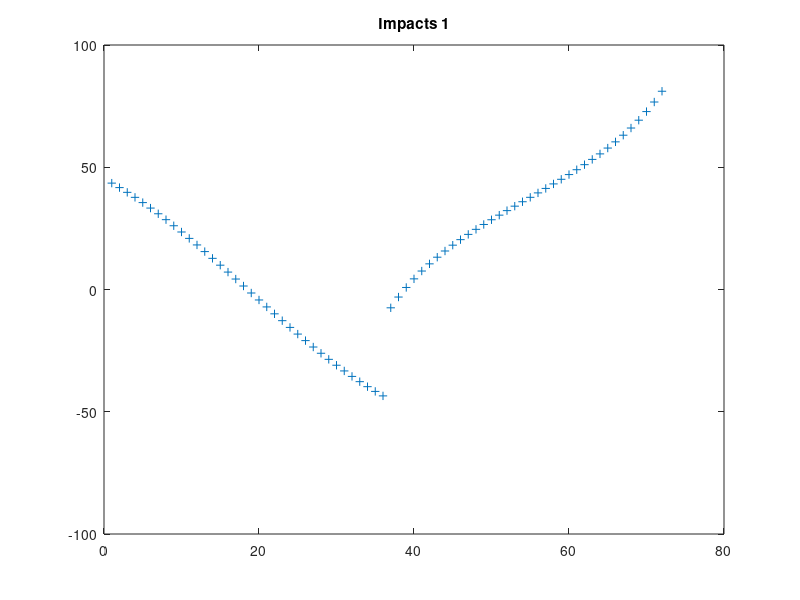
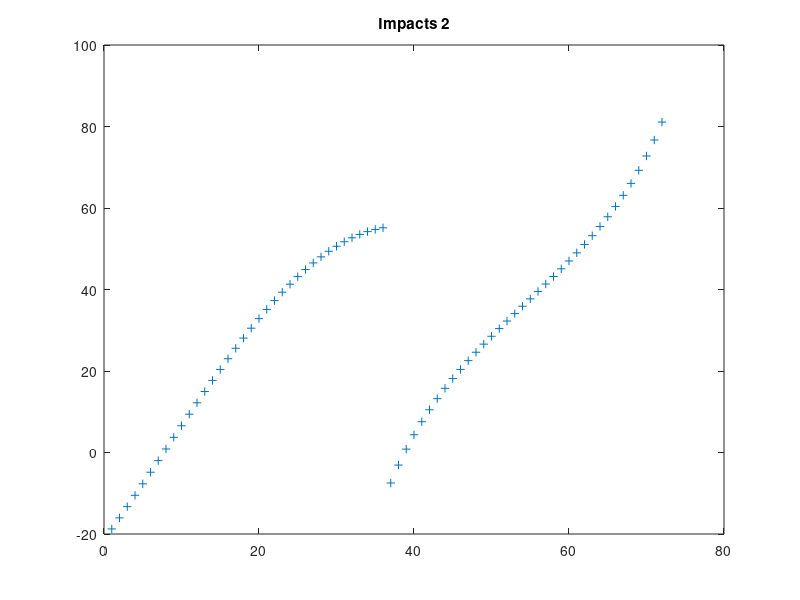
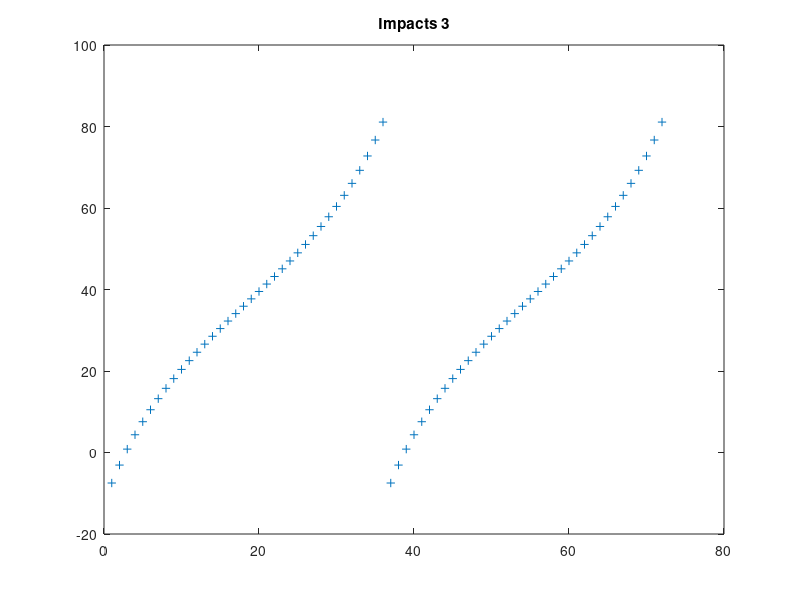
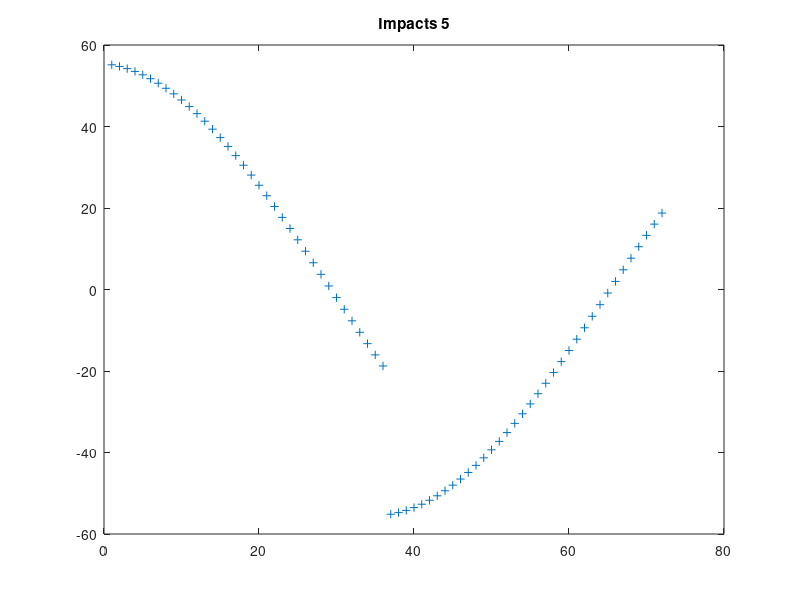

These charts were generated, in order, by the following MATLAB code:
% Aaron Hossack
% Jan 17th 2012
%
% Updated June 2013
clear all; close all; clc;
addpath('~/IDS/Matlab/');
%addAllThePaths;
cd('T:\RChandra\NewCodes\Geometry');
%
% This code takes calibration data from backlighting the new IDS fibers
% onto a screen to determine the angle, volume, and impact parameters of
% the various chords.
% clear all; close all; clc;
%% Settings
saveLength71 = 0; % save chrod lengths for 71 degree port chords

save1 = 0; % save 'impacts' as 'impacts1.mat'.  This configuration has the 
           % 'Upper/Long' fiber (smaller channel numbers) in the "old"
           % reentrant port at 71 degrees in machine coordinates.  Channel
           % 1 is oriented toward the top of the machine and channel 36 the
           % bottom.  The 'lower/short' fiber is on an axial port at 45
           % degrees on the X side of the machine.  Channel 37 is looking
           % toward the the small cones (inboard) and channel 72 is looking
           % toward the ring (outboard).
           
saveNim1 = 0; % save 'IDScoords.mat' with 'origin' and 'IDSchords' variables
           
save2 = 0; % save 'impacts' as 'impacts2.mat'.  This configuration has the 
           % 'Upper/Long' fiber in the upper mohawk port #6 with the fiber
           % fan in midplane.  Channel 1 is aimed down toward the bottom of
           % the machine and channel 36 is aimed up.  The 'lower/short'
           % fiber is on an axial port (either 45 or 270 degrees) with
           % channel 37 always aiming inboard, same as 'impacts1'.
           
saveLengthMohawk = 0; % save chord lengths for the above configuration
           
save3 = 0; % save 'impacts' as 'impacts3.mat'.  This is a special
           % configuration for velocity zeroing where the 'Upper/Long'
           % fiber is on the X side 135 degree port and the 'lower/short'
           % fiber is on the Y side 135 degree port.  Channels 1 and 37
           % both aim toward the geometric axis and 36 and 72 aim toward
           % the ring.
           
save4 = 0; % save 'impacts' as 'impacts4.mat'.  This has the long fiber in 
           % the mohawk port, just as in configuration 2, but rotated 90
           % degrees counter clockwise.  Channel 1 faces the y side
           % (positive z direction).

save5 = 1; % save 'impacts' as 'impacts5'. Upper mowhawk #6, lower mowhawk 
           % #6.
% raw = [247.5, 250.5, 253.5, 256.5, 259.5, 263.0,... % real unaltered data
%     265.5, 268.0, 271.0, 274.0, 277.0,...
%     280.0, 282.5, 285.0, 287.5, 290.5,...
%     293.0, 295.5, 298.5, 301.0, 304.0,...
%     306.5, 309.5, 312.0, 315.0, 318.0,...
%     321.0, 324.0, 327.0, 330.0, 332.5,...
%     336.0, 339.0];

% raw = [244.6, 247.5, 250.5, 253.5, 256.5, 259.5, 263.0,... % filling in extra 3 points
%     265.5, 268.0, 271.0, 274.0, 277.0,...
%     280.0, 282.5, 285.0, 287.5, 290.5,...
%     293.0, 295.5, 298.5, 301.0, 304.0,...
%     306.5, 309.5, 312.0, 315.0, 318.0,...
%     321.0, 324.0, 327.0, 330.0, 332.5,...
%     336.0, 339.0, 341.9, 344.8];
raw = 2.95 * [1:36];

% Center on zero degrees

angles = raw - raw(1) - 0.5*(raw(end) - raw(1)); % chord angles out of lens

R = 55.5; % cm, radius of machine

alpha = 180 - 2*angles; % angle from one end of chord, to geometric axis, to other end of chord
                        % (because the angles in a triangle must add up to
                        % 180)

r = 2 * R * sind(0.5 * alpha); % chord lengths

if saveLength71
    chordLength = r;
    save chordLength71.mat chordLength
end

x = r .* cosd(angles); % projection of chords on midplane diameter
% figure(14)
% plot(x)

% x = 222./(2.*(tand(angles).^2 + 1)); % projection of chords on midplane diameter

% r = x./cosd(angles); % length of chords

ratio = 0.02667/1.11; % radius to height ratio of cone

vol = pi*ratio^2*(1/3)*r.^3;

impacts1 = -R*sind(angles); % sign flip simply for orientation w.r.t machine
% figure(15)
% plot(impacts1)

%% For NIMROD comparison, find angles

y = r .* sind(angles); % dist. from diameter perp. up to chord end

theta = asind(y ./ R); % find angles w.r.t geom. axis from mid. of array

theta(1:3) = theta(1:3) + 2 .* (-90 - theta(1:3)); % mirror these angles past 90
theta(end-2:end) = theta(end-2:end) + 2 .* (90 - theta(end-2:end));

theta = theta + 251; % translate to machine coordinates

Rnim = 53.385; % NIMROD HIT-SI major radius

origin = [Rnim, 0, 71]; % coordinates of IDS wide angle lens

IDSchords = ones(length(theta), 3); % initialize array

IDSchords(:, 1) = Rnim * IDSchords(:, 1); % plug in R coordinates

IDSchords(:, 2) = 0 * IDSchords(:, 2); % zero out Z coordinate

IDSchords(:, 3) = theta' .* IDSchords(:, 3); % set toroidal angles

figure(12)
plot(IDSchords(:, 3), '+');
title('NIMROD coordinates 1, toroidal angles');

if saveNim1
    save IDScoords.mat origin IDSchords;
end

%% For axial port, find major radius where chord intersects midplane
% rPort = 36.8; % cm, approximate radius of axial port
% 
% rMAxis = 34; % cm, radius of magnetic axis
% 
% Rpol = 31.26; % cm, distance from midplane to wall
% 
% a0 = atand((rPort - rMAxis) / Rpol); % angle offset, ie: angle from z-hat to mag. axis
% 
% hypotn = hypot((rPort - rMAxis), Rpol); % distance directly from port to mag. axis
% 
% pAngles = angles + a0; % poloidal angles w.r.t. mag. axis
% 
% impacts1 = [impacts1, hypotn*sind(pAngles)];
rPort = 36.8; % cm, major radius location of port

zPort = 31.26 + 2.54 + 1.27; % cm, distance from magnetic axis to wall + thickness of window + thickness of wall

yPol = zPort * tand(angles(end:-1:1));

Rpol = rPort - yPol; % convert to major radius

impacts1 = [impacts1, Rpol];

figure(1)
plot(impacts1, '+');
title('Impacts 1');

if save1
    impacts = impacts1;
    save impacts1.mat impacts
end

%% Update - View with fan in midplane, mohawk port #6

theta_port = 31.87; % degrees, port axis w.r.t machine radius

theta_chords = angles + theta_port;

y_tor = R * sind(theta_chords);

impacts2 = impacts1; % copy over previous impacts array

impacts2(1:36) = y_tor;

figure(2)
plot(impacts2, '+');
title('Impacts 2');

if save2
    impacts = impacts2;
    save impacts2.mat impacts
end

%% Update 3-18-15 - Chord lengths for the above configuration

alpha2 = 180 - 2*theta_chords; % angle from one end of chord, to geometric axis, to other end of chord
                        % (because the angles in a triangle must add up to
                        % 180)

r2 = 2 * R * sind(0.5 * alpha2); % chord lengths                        
                        
if saveLengthMohawk
    chordLength = r2;
    save chordLengthMohawk.mat chordLength;
end

%% Velocity Zeroing configuration

impacts3 = [impacts1(37:72), impacts1(37:72)];

figure(3)
plot(impacts3, '+');
title('Impacts 3');

if save3
    impacts = impacts3;
    save impacts3.mat impacts
end

%% Mohawk #6, chords perpendicular to midplane

half_ch_length = R * cosd(theta_port); % half chord length of axis of lens

displacement = half_ch_length * sind(angles); % displacement axially from magnetic axis.

impacts4 = [displacement(end:-1:1), impacts2(37:72)];


if save4
    figure(4)
    plot(impacts4, '+');
    title('Impacts 4');

    impacts = impacts4;
    save impacts4.mat impacts
end

%% Top Mohawk #6, Bottom Mohawk #6

theta_port = 31.87; % degrees, port axis w.r.t machine radius

theta_chords = -angles + theta_port;

y_tor = R * sind(theta_chords);

impacts5(1:36) = y_tor;
theta_port = -31.87; % degrees, port axis w.r.t machine radius

theta_chords = angles + theta_port;

y_tor = R * sind(theta_chords);

impacts5(37:72) = y_tor;

if save5
    figure(4)
    plot(impacts5, '+');
    title('Impacts 5');

    impacts = impacts5;
    save impacts5.mat impacts
end




